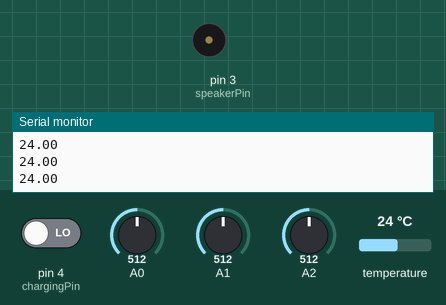
Bench run of a sketch on a simulated Arduino Uno, built with avr-gcc and run on an emulated ATmega328P. Parts: buzzer (waves = sounding), the last lines printed to the serial monitor. The test bench sets the inputs (shaded band); at power-on: temperature 24 °C, pin 4 (chargingPin) LOW, A0 = 512, A1 = 512, A2 = 512.

Above: at 2.9 s.
3.0 s: temperature set to 22.8 °C
4.6 s: temperature set to 21.6 °C
At 5.5 s:
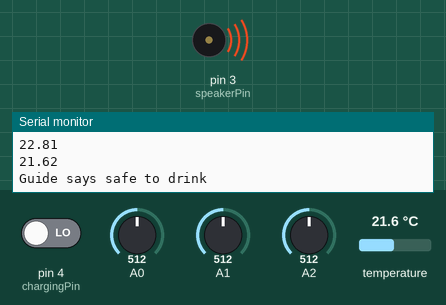
6.5 s: temperature set to 28 °C
9.5 s: pin 4 (chargingPin) driven HIGH
Timing chart, 0 to 12.0 s (numbered marks = the images above; inputs shaded):
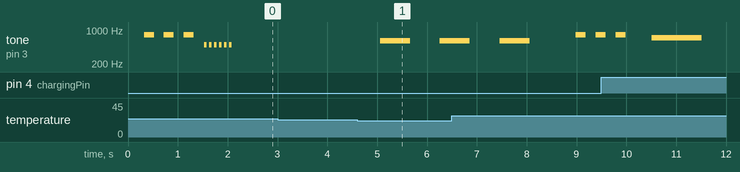

The sketch:

guide_sketch.ino
```cpp
#include "temperature.h"
#include "speaker.h"
#include "waterlevel.h"

// Define pinouts
int tempSensorPin = 2;
int speakerPin = 3;
int chargingPin = 4;

int waterLevelPowerPin = 4;
int waterLevelR0 = A0;
int waterLevelR1 = A1;
int waterLevelR2 = A2;
// Keep track of previous values as we fill cup
bool passed0 = false;
bool passed1 = false;
bool passed2 = false;

bool hot = false;
bool charging = false;
//float hot_temp = 60.46; /*Defines Hot Temperature*/
float hot_temp = 22;
// Initialize objects
GuideTemperature guideTemp(tempSensorPin);
GuideSpeaker guideSpeaker(speakerPin);
GuideWaterlevel guideWaterlevel(waterLevelPowerPin, waterLevelR0, waterLevelR1, waterLevelR2);

void setup(void) {
  pinMode(tempSensorPin, INPUT);
  pinMode(speakerPin, OUTPUT);
  pinMode(chargingPin, INPUT);
  Serial.begin(9600);
}

void loop(void) {
  float temperature = guideTemp.getTemp();
  Serial.println(temperature);
  delay(300);
  int isCharging = digitalRead(chargingPin);
  if (isCharging == 1 && !charging){
    guideSpeaker.beep(700, 1, 1000);
    charging = true;
  }
  if (isCharging == 0 && charging){
    charging = false;
  }


  if (temperature > hot_temp && !hot){
    Serial.println("Guide says it's too hot!");
    guideSpeaker.beep(800, 3, 200);
    hot = true;
  }
  if (temperature < hot_temp && hot){
    Serial.println("Guide says safe to drink");
    guideSpeaker.beep(600, 3, 600);
    hot = false;
  }
  // Check all three water level sensors
  guideWaterlevel.checkSubmerge();
  if (guideWaterlevel.r2read && !passed2){
    Serial.println("Guide passed top sensor");
    guideSpeaker.beep(500, 3, 50);
    passed2 = true;
  }
  if (!guideWaterlevel.r2read && passed2){
    passed2 = false;
  }
  if (guideWaterlevel.r1read && !passed1){
    Serial.println("Guide passed middle sensor");
    guideSpeaker.beep(500, 2, 50);
    passed1 = true;
  }
  if (!guideWaterlevel.r1read && passed1){
    passed1 = false;
  }
  if (guideWaterlevel.r0read && !passed0){
    Serial.println("Guide passed bottom sensor");
    guideSpeaker.beep(500, 1, 50);
    passed0 = true;
  }
  if (!guideWaterlevel.r0read && passed0){
    passed0 = false;
  }
}
```

speaker.cpp
```cpp
/*
 * Vector United -- Guide -- Speaker Control
 */

#ifndef guide_speaker_cpp
#define guide_speaker_cpp

#include "speaker.h"
#include "arduino.h"

GuideSpeaker::GuideSpeaker(unsigned int pin){
  speakerPin = pin;
}

void GuideSpeaker::beep(unsigned int frequency, unsigned int quantity, unsigned int delayMS){
  for (int i=0; i<quantity; ++i){
    tone(speakerPin, frequency);
    delay(delayMS);
    noTone(speakerPin);
    delay(delayMS);
  }
}

#endif
```

speaker.h
```cpp
/*
 * Vector United -- Guide -- Speaker Control
 */

#ifndef guide_speaker_h
#define guide_speaker_h

class GuideSpeaker
{
public:
  GuideSpeaker(unsigned int pin);

  // Member Variables
  unsigned int speakerPin;

  // Member Functions
  void beep(unsigned int frequency, unsigned int quantity, unsigned int delayMS);
};

#endif
```

temperature.cpp
```cpp
/*
 * Vector United -- Guide -- Temperature Control
 */

#ifndef guide_temperature_cpp
#define guide_temperature_cpp

#include "temperature.h"
#include "OneWire.h"

GuideTemperature::GuideTemperature(unsigned int pin){
  ds = new OneWire(pin);
}

float GuideTemperature::getTemp() {
  //returns the temperature from one DS18S20 in DEG Celsius

  byte data[12];
  byte addr[8];

  if ( !ds->search(addr)) {
      //no more sensors on chain, reset search
      ds->reset_search();
      return -1000;
  }

  if ( OneWire::crc8( addr, 7) != addr[7]) {
      Serial.println("CRC is not valid!");
      return -1000;
  }

  if ( addr[0] != 0x10 && addr[0] != 0x28) {
      Serial.print("Device is not recognized");
      return -1000;
  }

  ds->reset();
  ds->select(addr);
  ds->write(0x44,1); // start conversion, with parasite power on at the end

  byte present = ds->reset();
  ds->select(addr);
  ds->write(0xBE); // Read Scratchpad


  for (int i = 0; i < 9; i++) { // we need 9 bytes
    data[i] = ds->read();
  }

  ds->reset_search();

  byte MSB = data[1];
  byte LSB = data[0];

  float tempRead = ((MSB << 8) | LSB); //using two's compliment
  float TemperatureSum = tempRead / 16;

  return TemperatureSum;
}

#endif
```

temperature.h
```cpp
/*
 * Vector United -- Guide -- Temperature Control
 */

#ifndef guide_temperature_h
#define guide_temperature_h

#include "OneWire.h"

class GuideTemperature
{
public:
  GuideTemperature(unsigned int pin);

  // Member Variables
  OneWire* ds;

  // Member Functions
  float getTemp();
};

#endif
```

waterlevel.cpp
```cpp
/*
 * Vector United -- Guide -- Water Level Control
 */

#ifndef guide_waterlevel_cpp
#define guide_water_level_cpp

#include "waterlevel.h"
#include "arduino.h"

GuideWaterlevel::GuideWaterlevel(unsigned int pow, unsigned int r0, unsigned int r1, unsigned int r2){
  powerPin = pow;
  recPin0 = r0;
  recPin1 = r1;
  recPin2 = r2;
}

void GuideWaterlevel::checkSubmerge(){
  digitalWrite(powerPin, HIGH);
  delay(2);
  int readVal = analogRead(recPin0);
  if (readVal < 1020)
    r0read = true;
  else
    r0read = false;
  readVal = analogRead(recPin1);
  if (readVal < 1020)
    r1read = true;
  else
    r1read = false;
  readVal = analogRead(recPin2);
  if (readVal < 1020)
    r2read = true;
  else
    r2read = false;
  delay(2);
  digitalWrite(powerPin, LOW);
}

#endif
```

waterlevel.h
```cpp
/*
 * Vector United -- Guide -- Water Level Control
 */

#ifndef guide_waterlevel_h
#define guide_waterlevel_h

class GuideWaterlevel
{
public:
  GuideWaterlevel(unsigned int pow, unsigned int r0, unsigned int r1, unsigned int r2);

  // Member Variables
  unsigned int powerPin;
  unsigned int recPin0;
  unsigned int recPin1;
  unsigned int recPin2;

  bool r0read;
  bool r1read;
  bool r2read;

  // Member Functions
  void checkSubmerge();
};

#endif
```

Measured:
- the behaviour switches between 22 and 21.9 °C on temperature (found by bisection; images 0 and 1)
- after the input at 4.6 s, tone on pin 3 (speakerPin): silent → 600 Hz after 0.46 s, → silent 0.60 s later, → 600 Hz 0.60 s later
- by itself, tone on pin 3 (speakerPin): plays 800 Hz for 0.20 s, 800 Hz for 0.20 s, 800 Hz for 0.20 s, 500 Hz for 0.05 s, 500 Hz for 0.05 s, 500 Hz for 0.05 s … (9 notes in this stretch)
